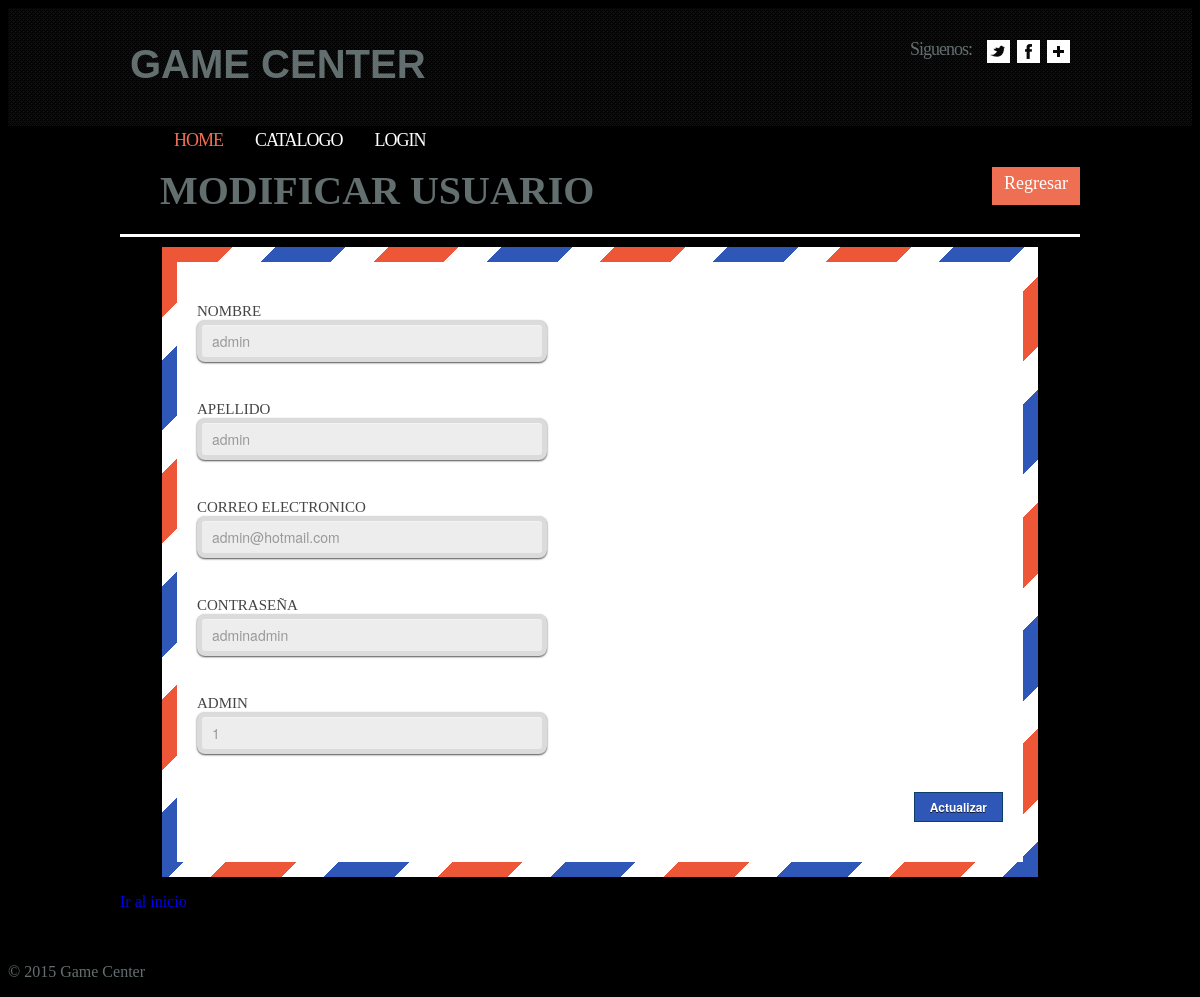
The app's page /modificarUsuario.php?id=1, older data.
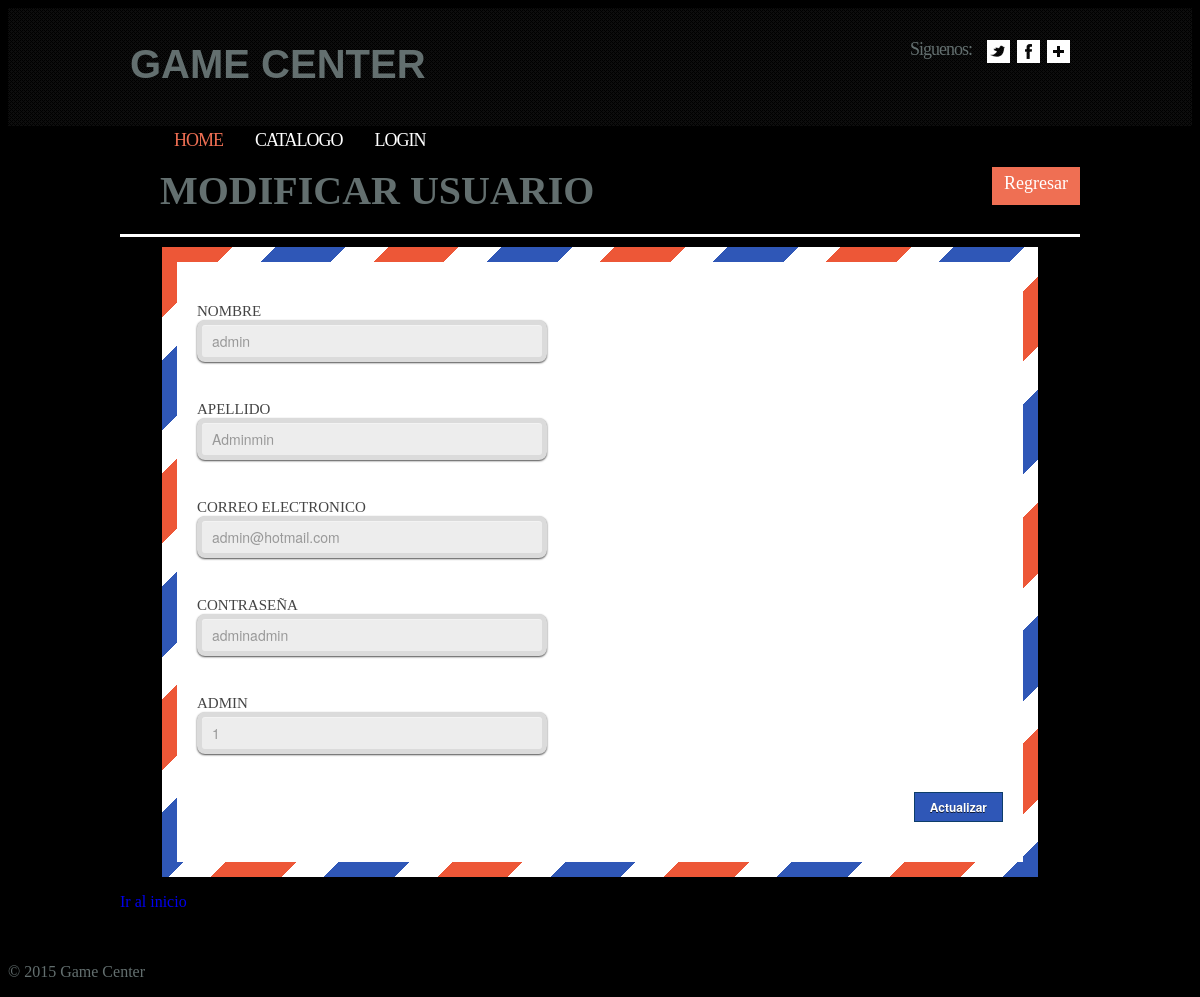
The same page, newer data.
### tables this page shows
CREATE TABLE IF NOT EXISTS `usuarios` (
`id` int(11) NOT NULL,
  `name` varchar(45) NOT NULL,
  `apellido` varchar(45) NOT NULL,
  `email` varchar(45) NOT NULL,
  `password` varchar(45) NOT NULL,
  `admin` tinyint(1) NOT NULL
);

### daos/global.php (called while the page is built, shortened)
<?php
function ejecutar_query($query)
{
    $con = mysqli_connect(SERVER, USER, PASSWORD, DB_NAME) or die ("Error " . mysqli_error($con));
    return mysqli_query($con, $query);
}

### daos/encuentraUsuario.php (called while the page is built)
<?php
$id = $_GET['id'];
$query = "SELECT * FROM `usuarios` WHERE `id` = $id";
$usuario = ejecutar_query($query)->fetch_array();

### modificarUsuario.php (the view, shortened to what this page needs)
<?php
include 'daos/global.php';
include 'daos/encuentraUsuario.php';
?>
<!DOCTYPE html>
<html>
<head lang="en">
    <link rel="stylesheet" href="styles/index.css"/>
    <link rel="stylesheet" href="styles/tables.css"/>
    <link rel="stylesheet" href="styles/formulario.css"/>
</head>
<body>
<?php include '_header.php' ?>
<div class="table_up" id="content">
    <h2 class="title">Modificar Usuario</h2>
    <a href="usuarios.php" class="button btn_table">Regresar</a>
</div>
<div class="wrap-table" id="content">
    <div id="formModificarJuego" name="formModificarJuego">
        <form name="myformModificarJuego" class="myformModificarJuego" method="post" action="daos/actualizarUsuario.php" enctype='multipart/form-data'>
            <div class="formulario">
                <div class="column">
                    <label>NOMBRE </label><input type="text" id="name" name="name" class="form-input" value="<?php echo $usuario['name'] ?>"><br>
                    <label>APELLIDO </label><input type="text" id="apellido" name="apellido" class="form-input" value="<?php echo $usuario['apellido'] ?>"><br>
                    <label>CORREO ELECTRONICO </label><input type="text" id="email" name="email" class="form-input" value="<?php echo $usuario['email'] ?>"><br>
                    <label>CONTRASEÑA </label><input type="text" id="password" name="password" class="form-input" value="<?php echo $usuario['password'] ?>"><br>
                    <label>ADMIN </label><input type="text" id="admin" name="admin" class="form-input" value="<?php echo $usuario['admin'] ?>"><br>
                </div>
                <input  type="submit" id="modificar" name="modificar" value="Actualizar" class="form-btn">
            </div>
        </form>
    </div>
    <p>
        <a href="index.php">Ir al inicio</a>
    </p>
</div>
<?php include '_footer.php' ?>
</body>
</html>

Row changes from the older to the newer data that the page shows:
changed usuarios "admin": apellido "admin" → "Adminmin"
